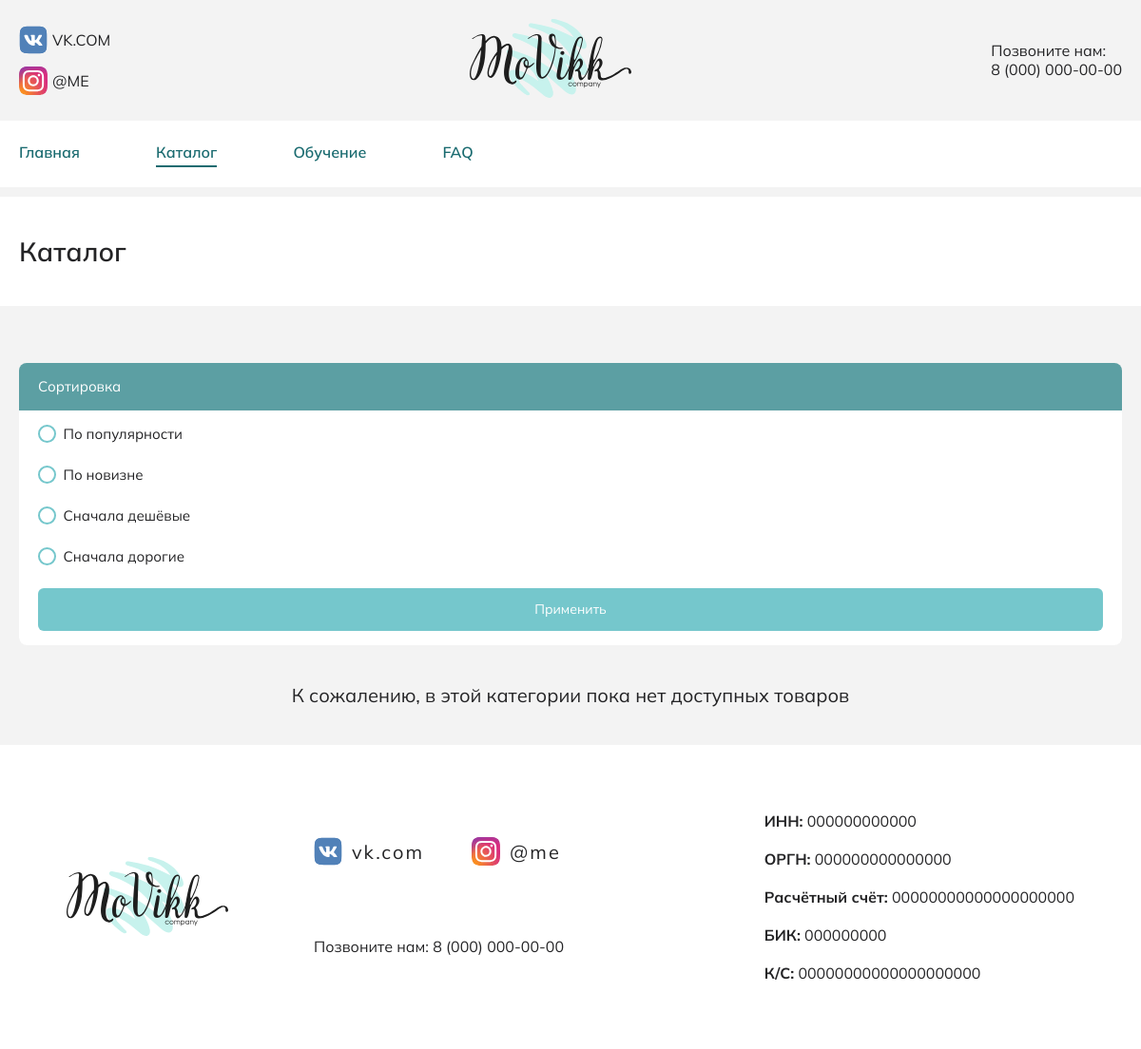
The page /shop.php on the database its author committed.
### tables this page shows
CREATE TABLE `socials` (
  `id` int UNSIGNED NOT NULL,
  `title` varchar(100) NOT NULL COMMENT 'отображаемый текст',
  `name` varchar(30) NOT NULL COMMENT 'название',
  `href` varchar(255) NOT NULL COMMENT 'ссылка',
  `shortKey` varchar(30) NOT NULL COMMENT 'ключ для тегов',
  `isPhoneNumber` tinyint(1) NOT NULL DEFAULT '0' COMMENT 'является ли номером телефона'
);

CREATE TABLE `company` (
  `name` varchar(100) NOT NULL COMMENT 'название компании',
  `phone` varchar(12) NOT NULL COMMENT 'контактный номер телефона',
  `inn` varchar(100) NOT NULL COMMENT 'ИНН',
  `ogrn` varchar(100) NOT NULL COMMENT 'ОГРН',
  `pay_acc` varchar(100) NOT NULL COMMENT 'номер счёта',
  `bik` varchar(100) NOT NULL COMMENT 'БИК',
  `ks` varchar(100) NOT NULL COMMENT 'КС',
  `timezone` varchar(255) NOT NULL COMMENT 'основная временная зона',
  `place` varchar(255) DEFAULT NULL COMMENT 'адрес'
);

CREATE TABLE `pages` (
  `id` int UNSIGNED NOT NULL,
  `fileName` varchar(255) NOT NULL COMMENT 'название файла',
  `title` varchar(255) NOT NULL COMMENT 'название страницы',
  `description` varchar(255) DEFAULT NULL COMMENT 'описание страницы',
  `isUniqueDescription` tinyint(1) NOT NULL DEFAULT '0',
  `isMenuPage` tinyint(1) NOT NULL DEFAULT '0' COMMENT 'заносить ли страницу в меню',
  `keywords` varchar(255) DEFAULT NULL COMMENT 'ключевые слова страницы'
);

### includes/autoload.php (called while the page is built, shortened)
<?php
function classAutoloader($className) {
    $path = get_include_path() == '.' ? './' : get_include_path();
    $path .= 'classes/';
    $extension = '.php';
    $fullPath = $path.$className.$extension;
}

### classes/User.php (called while the page is built, shortened)
<?php
class User {
    protected bool $isGuest = true;
    public function isGuest() {
        return $this->isGuest;
    }
}

### classes/php-pagination/Pagination.php (called while the page is built, shortened)
<?php
class Pagination {
    public int $currentPage;
    public function __construct(int $currentPage, int $allItems, string $pattern, int $limitItems = 30, $showFirstPageInUrl = true) {
        $this->currentPage = $currentPage;
        if ($allItems <= 0) {
            $this->allItems = $this->maxPage = 0;
        } else {
            $this->allItems = $allItems;
            $this->maxPage = ceil($allItems / $limitItems);
        }
    }
    function GetNextPage() {
        $page = $this->currentPage + 1;
        return null;
    }
    function GetPreviousPage() {
        $page = $this->currentPage - 1;
        return null;
    }
}

### classes/Company.php (called while the page is built, shortened)
<?php
class Company {
    private string $mainTable = "company";
    function __construct(PDO $conn = null) {
        if (isset($conn)) {
            $company = $conn->prepare("SELECT * FROM `{$this->mainTable}`");
            $company->execute();
            $company = $company->fetch(PDO::FETCH_ASSOC);
            if (isset($company) && !empty($company)) {
                $this->name = trim($company['name']);
                $this->phone = trim($company['phone']);
                $this->phone_format = sprintf(
                    "%s (%s) %s-%s-%s",
                    (int) ((substr($this->phone, 1, 1)) + 1),
                    substr($this->phone, 2, 3),
                    substr($this->phone, 5, 3),
                    substr($this->phone, 8, 2),
                    substr($this->phone, 10)
                );
                $this->info = [
                    'ИНН' => trim($company['inn']),
                    'ОРГН' => trim($company['ogrn']),
                    'Расчётный счёт' => trim($company['pay_acc']),
                    'БИК' => trim($company['bik']),
                    'К/С' => trim($company['ks']),
                ];
            }
            $socials = $conn->prepare("SELECT * FROM `socials`");
            $socials->execute();
            $socials = $socials->fetchAll(PDO::FETCH_ASSOC);
        }
    }
}

### shop.php (the view, shortened to what this page needs)
<?php
require_once('includes/autoload.php');
$_PAGE = new Page($conn);
$_COMPANY = new Company($conn);
$_USER = new User($conn);
require_once('classes/php-pagination/Pagination.php');
$viewCount = 32;
$_GET['category'] = $categoryHref = isset($_GET['category']) ? trim($_GET['category']) : 'all';
if (isset($_GET['page'])) {
    $_GET['page'] = (int) $_GET['page'];
    if ($_GET['page'] > 0) {
        $currentPageNumber = $_GET['page'];
    } else {
        $_GET['page'] = $currentPageNumber = 1;
    }
} else {
    $_GET['page'] = $currentPageNumber = 1;
}
$sortArr = [
    'popular' => 'По популярности',
    'new' => 'По новизне',
    'lowPrice' => 'Сначала дешёвые',
    'highPrice' => 'Сначала дорогие',
];
$pattern = "http".(isset($_SERVER['HTTPS']) && $_SERVER['HTTPS'] == 'on' ? "s" : "")."://";
$pattern .= "{$_SERVER['SERVER_NAME']}/shop/$categoryHref";
$pattern .= "/#";
$sql =
"SELECT DISTINCT p.id, p.categoryId, p.href, p.name, p.description, p.height, p.width, p.length, p.features, p.techSpec, p.countryId, p.count, p.price, (p.price - (p.price * p.sale / 100)) discounted, p.preOrder, p.keywords, p.sold, p.added, p.isDeleted";
$all_products_count = "SELECT COUNT(p.id) `counter`";
$sql .= " FROM products p";
$all_products_count .= " FROM products p";
$sql .= " WHERE";
$all_products_count .= " WHERE";
$sql .= " p.price >= 1 AND p.isDeleted = 0 AND ((p.count > 0) OR (p.count = 0 AND p.preOrder = 1))";
$all_products_count .= " p.price >= 1 AND p.isDeleted = 0 AND ((p.count > 0) OR (p.count = 0 AND p.preOrder = 1))";
$sql .= " LIMIT ".(($currentPageNumber - 1) * $viewCount).", ".$viewCount;
$all_products_count = $conn->prepare($all_products_count);
$products = $conn->prepare($sql);
if ($categoryHref !== 'all') {
    $products->execute(['href' => $categoryHref]);
    $all_products_count->execute(['href' => $categoryHref]);
} else {
    $products->execute();
    $all_products_count->execute();
}
$products = $products->fetchAll(PDO::FETCH_ASSOC);
$all_products_count = $all_products_count->fetch(PDO::FETCH_ASSOC);
$all_products_count = (int)$all_products_count['counter'];
$pagination = new Pagination($currentPageNumber, $all_products_count, $pattern, $viewCount, false);
$pagination->SetBeforeCurrent(2);
$pagination->SetAfterCurrent(2);
$pagination->SetButtonTitle(Pagination::PREVIOUS_BUTTON, 'Назад');
$pagination->SetButtonTitle(Pagination::NEXT_BUTTON, 'Далее');
$pagination->SetMainStyle("margin-top:40px;");
$pagesData = [
    'currentPageNumber' => $currentPageNumber,
    'next' => $pagination->GetNextPage(),
    'prev' => $pagination->GetPreviousPage()
];
?>
<!DOCTYPE html>
<html lang="ru">
<head>
    <?=$_PAGE->GetHead($_USER->isGuest(), null, null, null, $pagesData)?>
    <link rel="stylesheet" href="/assets/common/css/productCards.css">
    <link rel="stylesheet" href="/classes/php-pagination/css/main.css">
    <link rel="stylesheet" href="/assets/common/css/shop.css">
</head>
<body>
    <?php include_once('includes/header.php')?>
    <div class="page__title">
        <h1 class="container"><?=$_PAGE->title?></h1>
    </div>
    <section class="common-block">
        <div class="container main">
            <div class="side-block custom-scroll">
                <div class="sortMenu">
                    <strong class="sort-title user-select-none">Сортировка</strong>
                    <form method="GET" id="sort">
                        <?php foreach($sortArr as $value => $title):?>
                        <div>
                            <label class="user-select-none" for="sort-<?=$value?>"><?=$title?></label>
                        </div>
                        <?php endforeach;?>
                        <input type="submit" class="button w-100" value="Применить">
                    </form>
                </div>
            </div>
            <main class="product-cards">
                <?php $index = 1;
                if (count($products) > 0):?>
                    <?php foreach($products as $key => $product):
                        $noImage = false;
                        $product['image'] = $conn->prepare("SELECT `image` FROM products_images WHERE productId = :productId AND isMain = 1 LIMIT 1");
                        $product['image']->execute(['productId' => (int) $product['id']]);
                        $product['image'] = $product['image']->fetch(PDO::FETCH_ASSOC);
                        if (isset($product['image']['image'])) {
                            $product['image'] = "/assets/images/products/".trim($product['image']['image']);
                        } else {
                            $noImage = true;
                            $product['image'] = '/assets/icons/camera.svg';
                        }?>
                            <?php if(false && ($index / 4) === 0.25):?><div class="product-cards-row"><?php endif;?>
                            <div class="product-card shadowBox">
                                <div class="product-card-image">
                                    <div class="product-card-image_block">
                                        <?php if($noImage):?>
                                            <img src="<?=$product['image']?>" class="noPhoto" alt="<?=$product['name']?>">
                                        <?php else:?>
                                            <img src="<?=$product['image']?>" alt="<?=$product['name']?>">
                                        <?php endif;?>
                                    </div>
                                </div>
                                <div class="product-card-body">
                                    <p class="product-card-title"><?=$product['name']?></p>
                                    <div class="product-card-text">
                                        <p><?=isset($product['description']) ? trim(substr($product['description'], 0, 300)) : '<i class="text-none">Описание отсутствует</i>'?></p>
                                    </div>
                                    <div class="product-card-buy">
                                        <p class="product-card-price">
                                            <?php
                                            $product['price'] = (double)$product['price'];
                                            $product['discounted'] = (double)$product['discounted'];
                                            if($product['discounted'] === $product['price']):?>
                                                <strong class="product-card-price-main"><?=formatPrice($product['price'])?></strong>
                                            <?php else:?>
                                                <strong class="product-card-price-main"><?=formatPrice($product['discounted'])?></strong>
                                                <span class="product-card-price-old"><?=formatPrice($product['price'])?></span>
                                            <?php endif;?>
                                        </p>
                                        <a href="/product/<?="{$product['href']}-{$product['id']}"?>" class="button elems">
                                            <span>Подробнее</span>
                                            <img class="angle-right fill-white" src="/assets/icons/angle-right-solid.svg" alt=">">
                                        </a>
                                    </div>
                                </div>
                            </div>
                            <?php if(false && ($index / 4) === 1): $index = 0?></div><?php endif;?>
                    <?php $index++; endforeach;?>
                <?php else:?>
                    <p class="w-100 text-center" style="font-size:20px;">К сожалению, в этой категории пока нет доступных товаров</p>
                <?php endif;?>
            </main>
        </div>
    </section>
    <?php include_once('includes/footer.php')?>
</body>
</html>

### includes/header.php (shortened to what this page needs)
<header class="container">
    <div class="header__wrapper">
        <div class="header__social">
            <a target="_blank" href="<?=$_COMPANY->socials['vk']['href']?>" class="text-uppercase d-flex align-items-center" title="<?=$_COMPANY->socials['vk']['name']?>">
                <img class="social-icon" src="/assets/icons/social-vk.svg" alt="ВКонтакте">
                <span><?=$_COMPANY->socials['vk']['title']?></span>
            </a>
            <a target="_blank" href="<?=$_COMPANY->socials['instagram']['href']?>" class="text-uppercase d-flex align-items-center" title="<?=$_COMPANY->socials['instagram']['name']?>">
            <img class="social-icon" src="/assets/icons/social-instagram.svg" alt="Инстаграм">
                <span><?=$_COMPANY->socials['instagram']['title']?></span>
            </a>
        </div>
        <a href="/" class="text-uppercase" title="<?=$_COMPANY->name?>">
            <img src="/assets/icons/logo.svg" alt="<?=$_COMPANY->name?>" class="logo">
        </a>
        <div class="header__social justify-content-center">
            <span>Позвоните нам:</span>
            <a href="tel:<?=$_COMPANY->phone?>"><?=$_COMPANY->phone_format?></a>
        </div>
    </div>
</header>
<nav class="header-nav">
    <div class="container header-nav-main">
        <div class="header-nav__pages">
            <?php foreach($_PAGE->all as $key => $page):?>
                <?php if($page['isMenuPage']):
                    if ($page['fileName'] === 'index') {
                        $page['fileName'] = '';
                        $page['title'] = 'Главная';
                    }
                    ?>
                    <div class="item<?=$page['fileName'] === $_PAGE->current ? ' open' : null?>">
                        <a href="/<?=$page['fileName']?>"><?=$page['title']?></a>
                    </div>
                <?php endif;?>
            <?php endforeach;?>
        </div>
    </div>
</nav>

### includes/footer.php (shortened to what this page needs)
<footer>
    <div class="container">
        <div class="footer__left">
            <a href="/" class="footer__logo">
                <img src="/assets/icons/logo.svg" class="logo" alt="<?=$_COMPANY->name?>">
            </a>
            <div class="footer__data">
                <div class="social">
                    <a class="d-flex justify-content-center align-items-center flex-wrap" style="gap:10px;" target="_blank" href="<?=$_COMPANY->socials['vk']['href']?>" title="<?=$_COMPANY->socials['vk']['name']?>">
                        <img class="social-icon" src="/assets/icons/social-vk.svg" alt="ВКонтакте">
                        <span><?=$_COMPANY->socials['vk']['title']?></span>
                    </a>
                    <a class="d-flex justify-content-center align-items-center flex-wrap" style="gap:10px;" target="_blank" href="<?=$_COMPANY->socials['instagram']['href']?>" title="<?=$_COMPANY->socials['instagram']['name']?>">
                        <img class="social-icon" src="/assets/icons/social-instagram.svg" alt="Инстаграм">
                        <span><?=$_COMPANY->socials['instagram']['title']?></span>
                    </a>
                </div>
                <div class="footer__callUs">
                    <span>Позвоните нам:</span>
                    <a href="tel:<?=$_COMPANY->phone?>"><?=$_COMPANY->phone_format?></a>
                </div>
            </div>
        </div>
        <ul class="company_data">
            <?php foreach($_COMPANY->info as $key => $value):?>
                <li>
                    <span class="fw-bold"><?=$key?>:</span>
                    <span><?=$value?></span>
                </li>
            <?php endforeach;?>
        </div>
</footer>

### rows shown on the page
socials: title "VK.COM", title "vk.com"
socials: title "@ME", title "@me"
company: phone "8 (000) 000-00-00", inn "000000000000", ogrn "000000000000000", bik "000000000"
pages: title "Главная"
pages: title "Каталог"
pages: title "Обучение"
pages: title "FAQ"

### other values the page prints
$title "По популярности"
$title "По новизне"
$title "Сначала дешёвые"
$title "Сначала дорогие"
$key "ИНН"
$key "ОРГН"
$key "Расчётный счёт"
$value "00000000000000000000"
$key "БИК"
$key "К/С"
